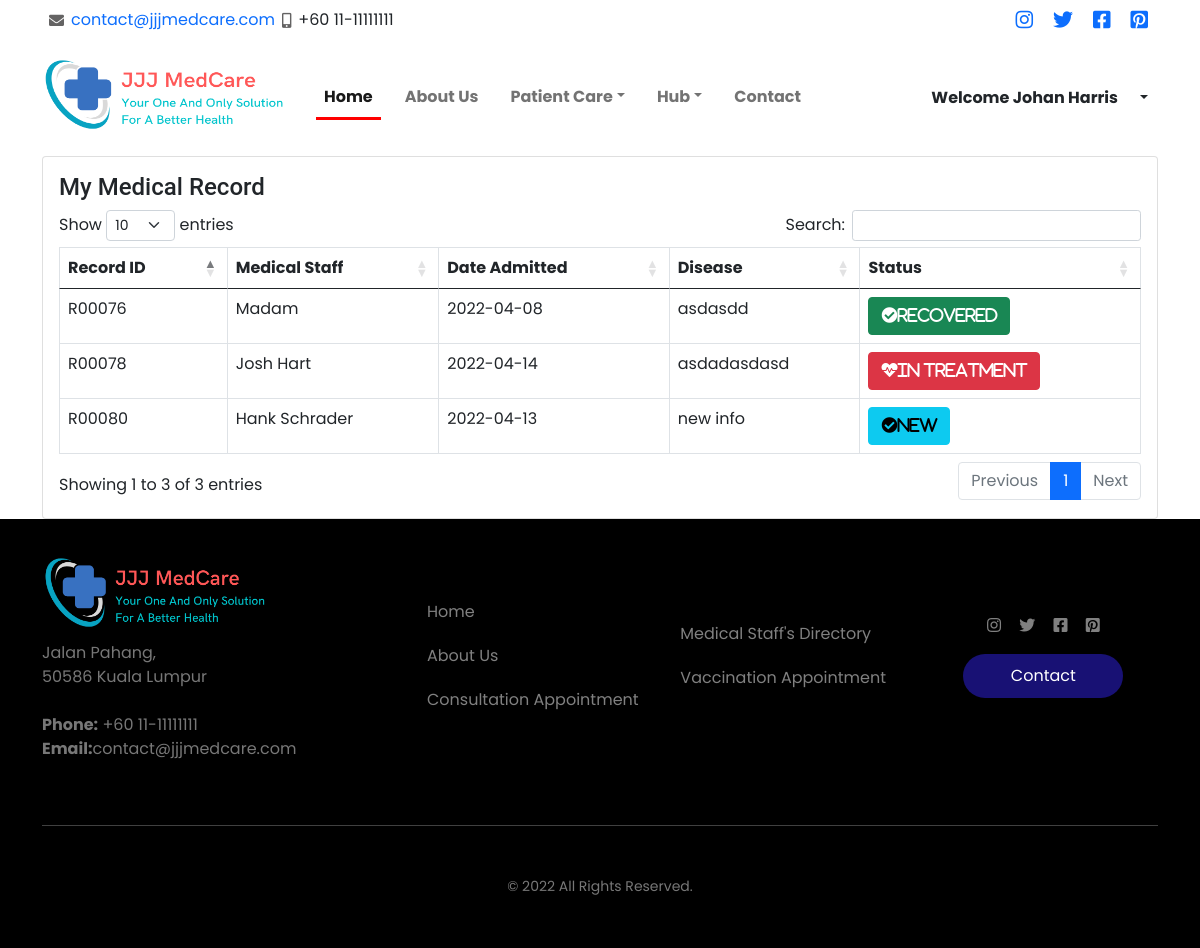
/userdashboard_record.php (signed in), run on the app's committed database.
### tables this page shows
CREATE TABLE `medrec` (
  `recPrefix` varchar(1) NOT NULL DEFAULT 'R',
  `recID` int(5) UNSIGNED ZEROFILL NOT NULL,
  `userID` int(5) UNSIGNED ZEROFILL NOT NULL,
  `userName` varchar(100) NOT NULL,
  `staffID` int(5) UNSIGNED ZEROFILL NOT NULL,
  `recDate` date NOT NULL,
  `recDisease` varchar(100) NOT NULL,
  `recStatus` varchar(100) NOT NULL
);

CREATE TABLE `staff` (
  `staffPrefix` varchar(1) NOT NULL DEFAULT 'S',
  `staffId` int(5) UNSIGNED ZEROFILL NOT NULL,
  `staffName` varchar(50) NOT NULL,
  `staffEmail` varchar(50) NOT NULL,
  `staffPassword` varchar(50) NOT NULL,
  `staffPosition` varchar(50) NOT NULL,
  `staffDepartment` varchar(50) NOT NULL,
  `staffUsertype` varchar(50) NOT NULL DEFAULT 'staff',
  `staffPhone_number` varchar(50) NOT NULL,
  `staffGender` varchar(50) NOT NULL,
  `staffAddress` varchar(50) NOT NULL,
  `staffBirthdate` date NOT NULL,
  `staffImage_profile` varchar(50) NOT NULL,
  `staffImage_cover` varchar(50) NOT NULL,
  `staffBiography` varchar(256) NOT NULL,
  `staffQualification` varchar(256) NOT NULL
);

### userdashboard_record.php (the view, shortened to what this page needs)
<?php
include 'connection.php';
?>
<!DOCTYPE html>
<html>
<head>
  <link rel="stylesheet" href="asset/css/userstyle.css?v=<?php echo time(); ?>">
  <?php include('asset/includes/cssCDN.php'); ?>
</head>
<body>
  <?php include('asset/includes/navBar.php'); ?>
  <section class="container">
    <div class="col-lg-12 grid-margin stretch-card">
      <div class="card">
        <div class="card-body">
          <h4 class="card-title">
            My Medical Record
          </h4>
          <div class="table-responsive">
            <table class="table table-hover table-bordered table-condensed" id="dataTableID" style="width:100%">
              <thead>
                <tr>
                  <th scope="col">Record ID</th>
                  <th scope="col">Medical Staff</th>
                  <th scope="col">Date Admitted</th>
                  <th scope="col">Disease</th>
                  <th scope="col">Status</th>
                </tr>
              </thead>
              <tbody>
                <?php
                $viewSql = "SELECT * FROM `medrec` INNER JOIN  `user` ON  medrec.userID = user.userId
               INNER JOIN `staff`  ON  medrec.staffID=staff.staffId";
                $result = mysqli_query($data, $viewSql);
                while ($row = mysqli_fetch_array($result)) {
                  $rpre = $row['recPrefix'];
                  $rid = $row['recID'];
                  $sname = $row['staffName'];
                  $dis = $row['recDisease'];
                  $date = $row['recDate'];
                  $status = $row['recStatus'];
                  if ($status == "New") {
                    $color = "btn-info";
                    $logo = "fa-check-circle";
                  } else if ($status == "In Treatment") {
                    $color = "btn-danger";
                    $logo = "fa-heartbeat";
                  } else if ($status == "Recovered") {
                    $color = "btn-success";
                    $logo = "fa-check-circle";
                  }
                ?>
                  <tr>
                    <td><?php echo $rpre . "" . $rid; ?></td>
                    <td><?php echo $sname; ?></td>
                    <td><?php echo $date; ?></td>
                    <td><?php echo $dis; ?></td>
                    <td>
                      <button type="button" class="btn <?php echo $color; ?>">
                        <i class="fas <?php echo $logo; ?>"><?php echo $status; ?></i>
                      </button>
                    </td>
                  </tr>
                <?php  }
                ?>
              </tbody>
            </table>
          </div>
        </div>
      </div>
    </div>
  </section>
  <?php include('asset/includes/footer.php'); ?>
</body>
</html>

### asset/css/userstyle.css (style rules this page uses)
* { margin: 0; padding: 0; box-sizing: border-box; font-family: 'Poppins', sans-serif; }

### asset/css/header.css (style rules this page uses)
body { overflow-x: hidden; }

### asset/css/footer.css (style rules this page uses)
body { font-family: "Roboto", -apple-system, BlinkMacSystemFont, "Segoe UI", Roboto, "Helvetica Neue", Arial, "Noto Sans", sans-serif, "Apple Color Emoji", "Segoe UI Emoji", "Segoe UI Symbol", "Noto Color Emoji"; }
h1, h2, h3, h4, h5, h6, .h1, .h2, .h3, .h4, .h5, .h6 { font-family: "Roboto", -apple-system, BlinkMacSystemFont, "Segoe UI", Roboto, "Helvetica Neue", Arial, "Noto Sans", sans-serif, "Apple Color Emoji", "Segoe UI Emoji", "Segoe UI Symbol", "Noto Color Emoji"; }

### data on the page
medrec: recPrefix "R", recID "00076", staffID.staffName "Madam", recDate "2022-04-08", recDisease "asdasdd", recStatus "Recovered"
medrec: recPrefix "R", recID "00078", staffID.staffName "Josh Hart", recDate "2022-04-14", recDisease "asdadasdasd", recStatus "In Treatment"
medrec: recPrefix "R", recID "00080", staffID.staffName "Hank Schrader", recDate "2022-04-13", recDisease "new info", recStatus "New"

### other printed values
$_SESSION['userName'] "Johan Harris"
